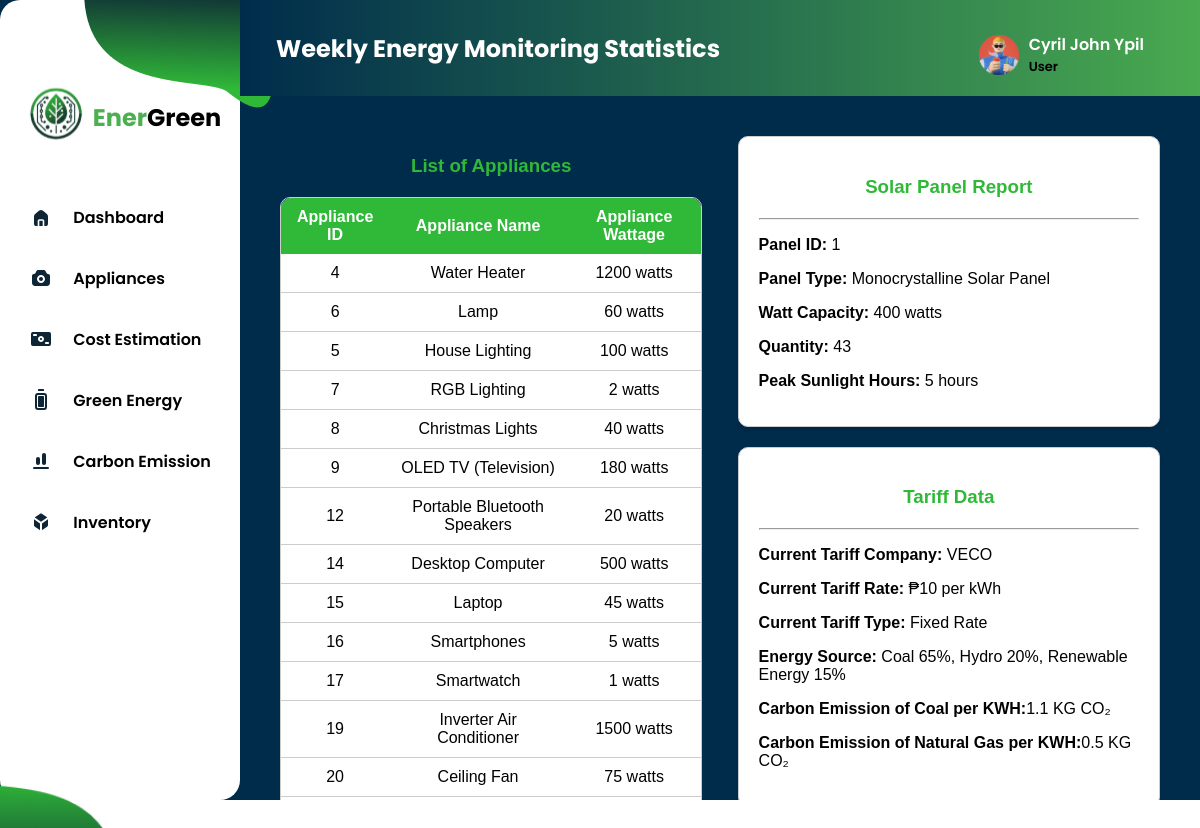
The page /Inventory (signed in) on the database its author committed.
### tables this page shows
CREATE TABLE user (
  id INTEGER NOT NULL PRIMARY KEY,
  email TEXT NOT NULL UNIQUE,
  fullname TEXT NOT NULL,
  password TEXT DEFAULT NULL,
  phoneno TEXT DEFAULT NULL,
  hasSetup INTEGER DEFAULT 0
);

CREATE TABLE inventory (
  inv_id INTEGER NOT NULL PRIMARY KEY,
  userid INTEGER DEFAULT NULL,
  applianceid INTEGER DEFAULT NULL,
  panel_id INTEGER DEFAULT NULL,
  appliancename TEXT DEFAULT NULL,
  watt INTEGER DEFAULT NULL,
  panelname TEXT DEFAULT NULL,
  hours_use REAL DEFAULT NULL,
  wattcapacity INTEGER DEFAULT NULL,
  panel_quantity INTEGER DEFAULT NULL,
  email TEXT DEFAULT NULL,
  tariffcompany TEXT DEFAULT NULL,
  tariffrate INTEGER DEFAULT NULL,
  tarifftype TEXT DEFAULT NULL,
  FOREIGN KEY (userid) REFERENCES user (id),
  FOREIGN KEY (applianceid) REFERENCES appliance (applianceid),
  FOREIGN KEY (panel_id) REFERENCES solarpanel (panel_id)
);

### app.py (the view)
@app.route('/Inventory')
def inventory():
    email = session.get('email')
    print(f"Email: {email}")
    pie_data = {
        'labels': ['Apples', 'Oranges', 'Bananas', 'Grapes'],
        'values': [50, 20, 15, 15],
        }
    inventory = db.getall_inventory(table='inventory',email=email)
    return render_template('Inventory.html',fullname=getfullname_with_session(session.get('email')), pie_data=pie_data,inventory=inventory) if not session.get('name') == None else redirect(url_for('landing'))

### app.py (called while the page is built)
def getfullname_with_session(session_email: str):
    record = db.find_user(table=user_table, email=session_email)
    if record and 'fullname' in record[0]:
        fullname = record[0]['fullname']
        return fullname.strip()  # Remove any extra spaces, if present
    return ""

@app.after_request
def after_request(response):
    response.headers['Cache-Control'] = 'no-cache,no-store,must-revalidate'
    return response

### dbhelper.py (called while the page is built)
    def getdb_connection(self):
        connection = connect(self.database)
        return connection

    def getprocess(self,sql:str):
        connection = self.getdb_connection()
        cursor = connection.cursor()
        cursor.execute(sql)
        cursor.row_factory = Row
        data = [dict(row) for row in cursor.fetchall()]  # Convert rows to dictionaries
        cursor.close()
        connection.close()
        return data

    def getall_inventory(self, table:str,email:str)->list:
        query = f"SELECT * FROM {table} WHERE `email` = '{email}'"
        inventory:list = self.getprocess(query)
        return inventory

    def find_user(self,email:str, table:str):
        sql:str = f"SELECT * FROM {table} WHERE `email` = '{email}'"
        return self.getprocess(sql)

### templates/Inventory.html
{% extends 'UserDashboardTemplate.html' %}
{% block content %}
<div id="simulation-container" style="font-family: Arial, sans-serif; padding: 40px;">
    <div style="display: flex; justify-content: space-between; gap: 20px; flex-wrap: wrap;">
        <div style="flex: 1; max-width: 48%; min-width: 300px;">
            <h3 style="text-align: center; color: #30B938; margin-bottom: 20px;">List of Appliances</h3>
            <div style="max-height: 650px; overflow-y: auto; border: 1px solid #ccc; border-radius: 10px;">
                <table style="width: 100%; border-collapse: collapse; background-color: white; border-radius: 10px; box-shadow: 0 4px 6px rgba(0, 0, 0, 0.1); overflow: hidden;">
                    <thead style="background-color: #30B938; color: white;">
                        <tr>
                            <th style="padding: 10px; text-align: center;">Appliance ID</th>
                            <th style="padding: 10px; text-align: center;">Appliance Name</th>
                            <th style="padding: 10px; text-align: center;">Appliance Wattage</th>
                        </tr>
                    </thead>
                    <tbody id="appliance-table-body">
                        {%for appliance in inventory%}
                            <tr>
                                <td style="padding: 10px; border-bottom: 1px solid #ccc; text-align: center;">{{ appliance['applianceid'] }}</td>
                                <td style="padding: 10px; border-bottom: 1px solid #ccc; text-align: center;">{{ appliance['appliancename'] }}</td>
                                <td style="padding: 10px; border-bottom: 1px solid #ccc; text-align: center;">{{ appliance['watt'] }} watts</td>
                            </tr>
                        {% endfor %}
                    </tbody>
                </table>
            </div>
        </div>
        <div style="flex: 1; max-width: 48%; min-width: 300px; display: flex; flex-direction: column; gap: 20px;">
            <div style="background-color: white; border: 1px solid #ccc; border-radius: 10px; padding: 20px; box-shadow: 0 4px 6px rgba(0, 0, 0, 0.1);">
                <h3 style="color: #30B938; text-align: center; margin-bottom: 20px;">Solar Panel Report</h3>
                <hr>
                <p><strong>Panel ID:</strong> {{ inventory[0]['panel_id'] }}</p>
                <p><strong>Panel Type: </strong>{{ inventory[0]['panelname'].title() }} Solar Panel</p>
                <p><strong>Watt Capacity: </strong> {{inventory[0]['wattcapacity'] }} watts</p>
                <p><strong>Quantity: </strong>{{inventory[0]['panel_quantity'] }}</p>
                <p><strong>Peak Sunlight Hours: </strong> {{ inventory[0]['hours_use'] | int }} hours</p>
            </div>
            <div style="background-color: white; border: 1px solid #ccc; border-radius: 10px; padding: 20px; box-shadow: 0 4px 6px rgba(0, 0, 0, 0.1);">
                <h3 style="color: #30B938; text-align: center; margin-bottom: 20px;">Tariff Data</h3>
                <hr>
                <p><strong>Current Tariff Company:</strong> {{ inventory[0]['tariffcompany'].upper() }}</p>
                <p><strong>Current Tariff Rate:</strong> ₱{{ inventory[0]['tariffrate'] }} per kWh</p>
                <p><strong>Current Tariff Type:</strong> {{ inventory[0]['tarifftype'].title() }}</p>
                {% if inventory[0]['tariffcompany'] == 'MERALCO' %}
                    <p><strong>Energy Source:</strong> Coal 50%, Natural Gas 25%, Renewable Energy 25%</p>
                {% elif inventory[0]['tariffcompany'] == 'CEBECO' %}
                    <p><strong>Energy Source:</strong> Coal 60%, Hydropower 30%, Renewable Energy 10%</p>
                {% elif inventory[0]['tariffcompany'] == 'VECO' %}
                    <p><strong>Energy Source:</strong> Coal 65%, Hydro 20%, Renewable Energy 15%</p>
                {% elif inventory[0]['tariffcompany'] == 'TORECO' %}
                    <p><strong>Energy Source:</strong> Coal 70%, Natural Gas 20%, Hydro 10%</p>
                {% elif inventory[0]['tariffcompany'] == 'Aboitiz' %}
                    <p><strong>Energy Source:</strong> Coal 55%, Solar 30%, Natural Gas 15%</p>
                {% else %}
                    <p><strong>Energy Source:</strong> Data not available</p>
                {% endif %}
                <p><strong>Carbon Emission of Coal per KWH:</strong>1.1 KG CO₂</p>
                <p><strong>Carbon Emission of Natural Gas per KWH:</strong>0.5 KG CO₂</p>
            </div>
        </div>
    </div>
</div>
{% endblock %}

### templates/UserDashboardTemplate.html (shortened to what this page needs)
<!DOCTYPE html>
<html lang="en">
<head>
    <link rel="stylesheet" href="../static/css/UserDashboardStyles.css">
</head>
<body>
    {% import 'components.html' as components%}
    <div class="Container">
        <div class="Side-Navigation">
            <img id="sidetopimg" src="../static/images/png/sideimg2.png" alt="">
            <div class="logo-div">
                <div class="img-logo">
                    <img src="../static/images/logo/logo.svg" alt="">
                </div>
                <div class="webname">
                    <h2><span id="Color">Ener</span>Green</h2>
                </div>
            </div>
            <div class="Navigation-buttons">
                <div class="Dashbtn">
                    <li>
                        <a href="{{url_for('UserDashboardContent')}}" class="nav-button">
                            <img id="homeicon" src="../static/images/svg/Home-Icon.svg" alt="Dashboard Icon" width="24" height="24"> Dashboard
                        </a>
                    </li>
                </div>
                <div class="Dashbtn">
                    <li>
                        <a href="{{ url_for('AppliancesDash') }}" class="nav-button">
                            <img src="../static/images/svg/Appliances-Icon.svg" alt="Appliances Icon" width="24" height="24"> Appliances
                        </a>
                    </li>
                </div>
                <div class="Dashbtn">
                    <li>
                        <a href="{{url_for('CostEstimation')}}" class="nav-button">
                            <img src="../static/images/svg/Cost-Icon.svg" alt="Dashboard Icon" width="24" height="24"> Cost Estimation
                        </a>
                    </li>
                </div>
                <div class="Dashbtn">
                    <li>
                        <a href="{{ url_for('GreenEnergyDash') }}" class="nav-button" >
                            <img src="../static/images/svg/Energy-Icon.svg" alt="Dashboard Icon" width="24" height="24"> Green Energy
                        </a>
                    </li>
                </div>
                <div class="Dashbtn">
                    <li>
                        <a href="{{ url_for('CarbonEmissionDash') }}" class="nav-button">
                            <img src="../static/images/svg/Emission-Icon.svg" alt="Dashboard Icon" width="24" height="24"> Carbon Emission
                        </a>
                    </li>
                </div>
                <div class="Dashbtn">
                    <li>
                        <a href="{{ url_for('inventory') }}" class="nav-button">
                            <img id="button" src="../static/images/svg/Simulation-Icon.svg" alt="Dashboard Icon" width="24" height="24"> Inventory
                        </a>
                    </li>
                </div>
            </div>
            <img id="side-img" src="../static/images/png/sidebotimg.png" alt="" width="208">
        </div>
        <div class="Top-Main-Content">
            <div class="Top-Navigation">
                <div class="page-title">
                    <h2 id="dash-title">Weekly Energy Monitoring Statistics</h2>
                </div>
                <div class="profile-section" onclick="toggleDropdown()">
                    <a href="#">
                        <img src="../static/images/svg/profilenako.svg" alt="">
                        <div class="name-status">
                            <span id="user-name">{{ fullname }}</span> <br>
                            <p>User</p>
                        </div>
                    </a>
                </div>
            </div>
            <div id="Main-Content">
                {% block content %}
                {% endblock %}
            </div>
        </div>
    </div>
</body>
</html>

### static/css/UserDashboardStyles.css (style rules this page uses)
body { padding: 0; margin: 0; box-sizing: border-box; overflow: hidden; }
.Container { display: flex; flex-direction: row; font-family: 'Poppins', sans-serif; overflow: hidden; width: 100vw; height: 100vh; background-color: #002c4c; }
.Side-Navigation { display: flex; align-items: center; flex-direction: column; width: 20vw; height: 100vh; background-color: #ffff; border-radius: 20px; }
#side-img { position: absolute; top: 87%; right: 90%; }
#sidetopimg { position: absolute; left: 7%; }
.profile-section span { color: #ffff; margin-right: 2em; }
.profile-section { position: relative; }
.name-status p { margin: 0; padding: 0; font-size: 13px; }
.Top-Navigation { position: relative; width: 100%; height: 12vh; background: linear-gradient(to left, #4CAF50, #002c4c); display: flex; align-items: center; padding: 0 20px; }
.page-title { position: relative; left: 1em; }
#dash-title { color: #ffff; }
.profile-section { display: flex; align-items: center; gap: 20px; position: absolute; top: 2em; right: 4em; font-weight: 600; }
.profile-section a { display: flex; align-items: center; text-decoration: none; color: black; gap: 10px; }
.profile-section img { width: 40px; height: 40px; }
.Top-Main-Content { width: 100%; height: 20vh; flex-direction: column; justify-content: space-between; }
.logo-div { display: flex; align-items: center; margin: 1em 2em 2em 2em; }
.logo-div, .Navigatiuon-buttons { margin-top: 5em; }
#Color { color: #4CAF50; }
.Dashbtn { list-style: none; width: 100%; border-radius: 20px; }
.Navigation-buttons { display: flex; flex-direction: column; align-items: flex-start; }
.Dashbtn a { display: flex; align-items: center; margin: 8px; gap: 20px; text-decoration: none; padding: 10px 20px; color: black; font-weight: 600; transition: background-color 0.3s, color 0.3s; border-radius: 10px; }
.Dashbtn a img { transition: color 0.1s; }

### rows shown on the page
user: fullname "Cyril John Ypil"
inventory: applianceid "4", appliancename "Water Heater", watt "1200", panel "1", panelname "Monocrystalline", wattcapacity "400", panel_quantity "43", hours_use "5", tariffcompany "VECO", tariffrate "10", tarifftype "Fixed Rate"
inventory: applianceid "6", appliancename "Lamp", watt "60"
inventory: applianceid "5", appliancename "House Lighting", watt "100"
inventory: applianceid "7", appliancename "RGB Lighting", watt "2"
inventory: applianceid "8", appliancename "Christmas Lights", watt "40"
inventory: applianceid "9", appliancename "OLED TV (Television)", watt "180"
inventory: applianceid "12", appliancename "Portable Bluetooth Speakers", watt "20"
inventory: applianceid "14", appliancename "Desktop Computer", watt "500"
inventory: applianceid "15", appliancename "Laptop", watt "45"
inventory: applianceid "16", appliancename "Smartphones", watt "5"
inventory: applianceid "17", appliancename "Smartwatch", watt "1"
inventory: applianceid "19", appliancename "Inverter Air Conditioner", watt "1500"
inventory: applianceid "20", appliancename "Ceiling Fan", watt "75"
